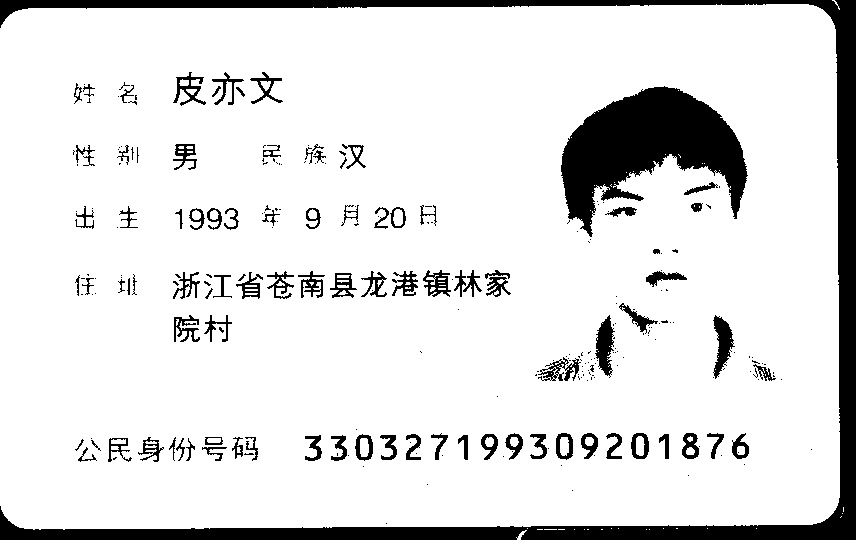
#> input picture five/temp/temp.jpg, 856 x 540 px
$ python -i opencv.py   (imports and definitions only)   (Python 2 division)   (older library calls are emulated)
#> lines starting #> are read from the running program, lines starting #| are printed output that depends on the picture; after the words box and inside, x2 and y2 are one past the last pixel; in counts of white or black regions, pixels touching at a corner belong together
#!/usr/bin/env python
# -*- coding:utf-8 -*-

# 依赖包
import heapq
import cv2
import os
import numpy as np
import sys
import json

# 图片处理程序
def imageProcessing(path):
#> called with path = 'temp/temp.jpg'
    try:
        """
            函数cv2.imread(path,model)来读取图像。图像应该在工作目录中，或者应该给出完整的图像路径。
                第一个参数为路径。
                第二个参数是一个指定图像应该被读取的方式的标志。
                cv2.IMREAD_COLOR：加载彩色图像。任何图像的透明度都将被忽略。它是默认的标志。
                cv2.IMREAD_GRAYSCALE：以灰度模式加载图像
                cv2.IMREAD_UNCHANGED：加载图像，包括alpha通道
                或者是直接传递 1，0，-1
            函数cvtColor(img，model)获得原图像的副本。
                第一个参数图像为图片
                第二个参数与imread相似
            可以用 图像.shape 用来获取图片长度，宽度，图像颜色通道
                返回值为长度，宽度，颜色通道
                灰度图片只有长度，宽度
            """
        # 读取图片
        img = cv2.imread(path)
#> img is the input picture: shape (540, 856, 3); min 0, max 255, mean 224.1
        gray = cv2.cvtColor(img, cv2.COLOR_BGR2GRAY)

        # 获取长度宽度
        height, width = img.shape[:2]
#> height = 540; width = 856
        dstWidth = width
#> dstWidth = 856
        dstHeight = height
#> dstHeight = 540
        # print "height:", height, "width:", width, "dstHeight:", dstHeight, "dstWidth:", dstWidth

        """
            函数cv2.resize()用来改变图像的大小。
                第一个参数：传入图像
                第二个参数：图像大小
                图像的大小可以手动指定，也可以使用缩放比例。
                cv2.resize()支持多种插值算法，默认使用的是cv2.INTER_LINEAR（不管放大和缩小）。
                缩小最适合使用：cv2.INTER_AREA，放大最适合使用：cv2.INTER_CUBIC (慢) 或 cv2.INTER_LINEAR。
        """
        # 测试用 比例缩小 方便调试
        img = cv2.resize(img, (dstWidth, dstHeight))
        gray = cv2.resize(gray, (dstWidth, dstHeight))

        """
            函数cv2.namedWindow() 通过指定的名字，创建一个可以作为图像和进度条的容器窗口。
                如果具有相同名称的窗口已经存在，则函数不做任何事情。默认值WINDOW_AUTOSIZE
                第一个参数 string 型的 name，即填被用作窗口的标识符的窗口名称。
                第二个参数，窗口的标识，可以填如下的值：
                WINDOW_NORMAL设置了这个值，用户便可以改变窗口的大小（没有限制）
                WINDOW_AUTOSIZE如果设置了这个值，窗口大小会自动调整以适应所显示的图像，并且不能手动改变窗口大小。
                WINDOW_OPENGL 如果设置了这个值的话，窗口创建的时候便会支持OpenGL。
            函数cv2.imshow() 在指定的窗口中显示一幅图像。
                第一个参数，string 类型的winname，填需要显示的窗口标识名称。
                第二个参数，填需要显示的图像。
            函数cv2.waitKey() 是一个键盘绑定函数。它的时间尺度是毫秒级。
                函数等待特定的几毫秒，看是否有键盘输入。
                特定的几毫秒之内，如果按下任意键，这个函数会返回按键的ASCII 码值，程序将会继续运行。
                如果没有键盘输入，返回值为-1，如果我们设置这个函数的参数为0，那它将会无限期的等待键盘输入。
                它也可以被用来检测特定键是否被按下，例如按键 a 是否被按下
        """
        # [8 lines of commented-out code are left out]

        """
            函数cv2.GaussianBlur()高斯滤波
                高斯模糊本质上是低通滤波器，输出图像的每个像素点是原图像上对应像素点与周围像素点的加权和
                第一个参数为输入图像。
                第二个参数为高斯矩阵的长与宽，值为正的且为奇数
                第三个参数标准差取 0 时OpenCV会根据高斯矩阵的尺寸自己计算。
                    概括地讲，高斯矩阵的尺寸越大，标准差越大，处理过的图像模糊程度越大
            函数cv2.threshold() 对图像二值化，如果像素值大于阈值，则分配一个值（可能是白色），否则分配另一个值（可能是黑色）。
                返回值，第一个为阈值，第二个为处理后图像
                第一个参数 待处理图像，只能是灰度图像
                第二个参数 对像素值进行分类的阈值 不为零时直接返回
                第三个参数 如果像素值大于（有时小于）阈值则给出的值，即在二元阈值THRESH_BINARY和逆二元阈值THRESH_BINARY_INV中使用的最大值
                第四个参数 使用的阈值类型
                    cv2.THRESH_BINARY
                    cv2.THRESH_BINARY_INV
                    算法查找阈值，Otsu’s算法就可以自己找到一个认为最好的阈值。
                    并且Otsu’s非常适合于图像灰度直方图具有双峰的情况，他会在双峰之间找到一个值作为阈值。
                    此时本参数得加上“+cv2.THRESH_OTSU”
                    因为Otsu’s算法会产生一个阈值，并且直接返回，第二个参数也得设置为 0
        """
        # 高斯模糊 qtsu二值
        blur = cv2.GaussianBlur(gray, (11, 11), 0)
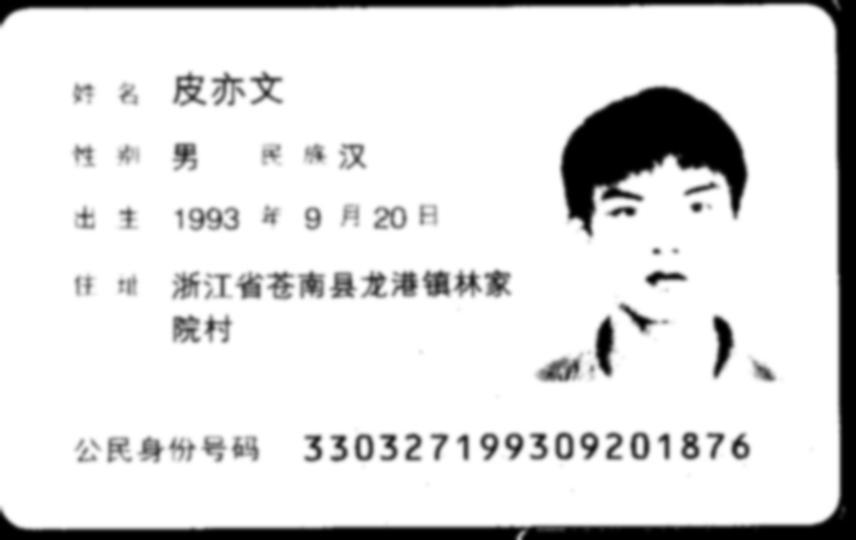
#> blur: shape (540, 856); min 0, max 255, mean 224.1
        retval, binarized = cv2.threshold(blur, 0, 255, cv2.THRESH_BINARY + cv2.THRESH_OTSU)
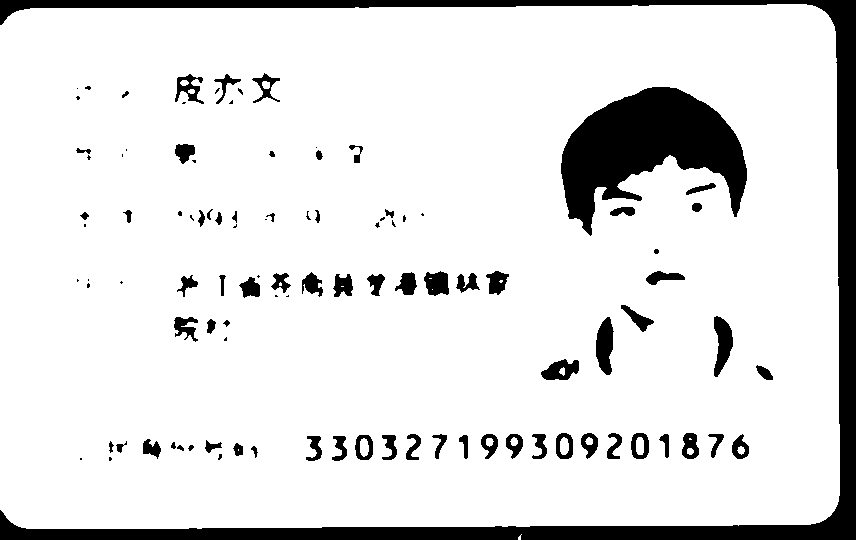
#> binarized: shape (540, 856); 88.3% white; 105 black regions (34 under 20 px), largest, box (x1, y1, x2, y2) and area: (0, 0, 856, 540) 26854, (561, 87, 747, 236) 14367, (596, 317, 614, 375) 739
#> retval = 142

        # [7 lines of commented-out code are left out]

        """
           函数cv2.getStructuringElement() 用于定义一个结构元素
               第一个参数
                    定义椭圆（MORPH_ELLIPSE）结构元素
                    十字形结构（MORPH_CROSS）结构元素
                    定义矩形（MORPH_RECT）结构元素
               第二个参数 定义规格
           函数cv2.dilate() 对象面积增加。可用于连接物体的断裂部分
               第一个参数 要处理的图片
               第二个参数 内核
        """
        # 膨胀图片 方便裁剪
        kernel = cv2.getStructuringElement(cv2.MORPH_RECT, (5, 5))
        dilated = cv2.dilate(binarized, kernel)
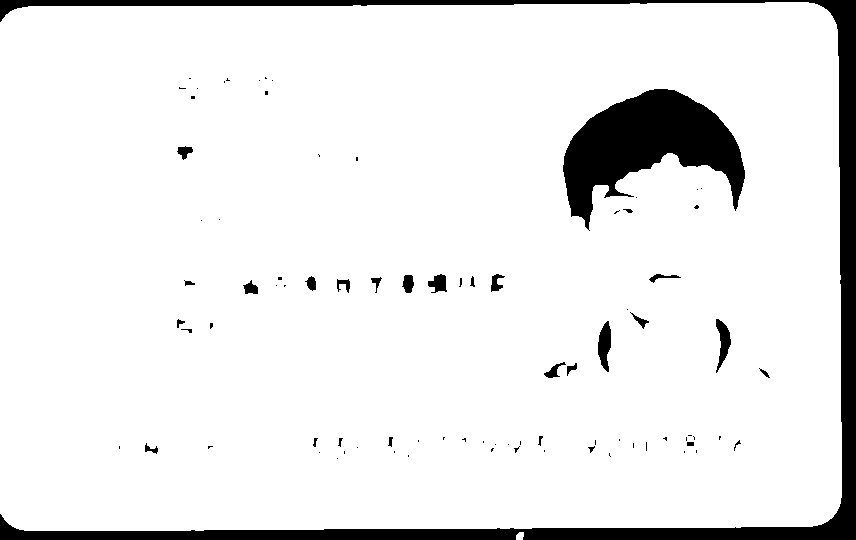
#> dilated: shape (540, 856); 91.8% white; 85 black regions (55 under 20 px)

        # 显示图片 测试用
        # cv2.namedWindow("dilated", cv2.WINDOW_NORMAL)
        # cv2.imshow("dilated", dilated)
        # cv2.waitKey(0)

        """
            函数cv2.findContours 查找轮廓
                image 返回值
                    我也不知道干嘛用的
                contours返回值
                    返回一个list，list中每个元素都是图像中的一个轮廓，用numpy中的ndarray表示
                hierarchy返回值
                    返回一个可选的hiararchy结果，这是一个ndarray，其中的元素个数和轮廓个数相同，
                    每个轮廓contours[i]对应4个hierarchy元素hierarchy[i][0] ~hierarchy[i][3]，
                    分别表示后一个轮廓、前一个轮廓、父轮廓、内嵌轮廓的索引编号，如果没有对应项，则该值为负数。
                第一个参数是寻找轮廓的图像；
                第二个参数表示轮廓的检索模式，有四种：
                    cv2.RETR_EXTERNAL表示只检测外轮廓
                    cv2.RETR_LIST检测的轮廓不建立等级关系
                    cv2.RETR_CCOMP建立两个等级的轮廓，上面的一层为外边界，里面的一层为内孔的边界信息。
                        如果内孔内还有一个连通物体，这个物体的边界也在顶层。
                    cv2.RETR_TREE建立一个等级树结构的轮廓。
                第三个参数method为轮廓的近似办法
                    cv2.CHAIN_APPROX_NONE存储所有的轮廓点，相邻的两个点的像素位置差不超过1，即max（abs（x1-x2），abs（y2-y1））==1
                    cv2.CHAIN_APPROX_SIMPLE压缩水平方向，垂直方向，对角线方向的元素，只保留该方向的终点坐标，例如一个矩形轮廓只需4个点来保存轮廓信息
                    cv2.CHAIN_APPROX_TC89_L1，CV_CHAIN_APPROX_TC89_KCOS使用teh-Chinl chain 近似算法
        """
        # 框选图片
        image, contours, hierarchy = cv2.findContours(dilated, cv2.RETR_LIST, cv2.CHAIN_APPROX_SIMPLE)
#> contours = 95 contours, 61 with area under 20; largest, box (x1, y1, x2, y2) and area: (0, 2, 842, 531) 438568, (562, 88, 746, 231) 12890, (597, 320, 612, 373) 495, (715, 318, 732, 374) 454, (427, 273, 448, 294) 268

        """
            函数 cv2.drawContours() 在图像上绘制轮廓。
                第一个参数是指明在哪幅图像上绘制轮廓；
                第二个参数是轮廓本身，在Python中是一个list。
                第三个参数指定绘制轮廓list中的哪条轮廓，如果是-1，则绘制其中的所有轮廓。
                第四个为颜色
                最后一个表明轮廓线的宽度，如果是-1（cv2.FILLED），则为填充模式。
        """
        # 测试用 画框
        # cv2.drawContours(img, contours, -1, (0, 255, 255), 3)

        # 显示图片 测试用
        # cv2.namedWindow("drawContours", cv2.WINDOW_NORMAL)
        # cv2.imshow("drawContours", img)
        # cv2.waitKey(0)

        # 进行筛选
        IDcnts = widthSelect(contours)
#> the loop in widthSelect, `for index, cnt in enumerate(contours):` made 95 passes
#> (x, y, width, height) on passes 1, 4, 5, 7, 8, 9, 10, 11, 12, 13, 15, 17: (516, 532, 8, 8), (407, 454, 3, 4), (608, 452, 3, 5), (683, 450, 3, 4), (393, 450, 3, 4), (343, 450, 3, 5), (695, 449, 3, 5), (543, 449, 3, 4), (490, 447, 5, 6), (513, 446, 7, 8), (587, 445, 9, 9), (207, 445, 7, 5)
#> (cnt, x, y, width, height) on passes 2, 3, 6, 14, 16, 19: ([[336, 458], [337, 457], [338, 458], [337, 459]], 336, 457, 3, 3), ([[609, 456], [610, 455], [611, 456], [610, 457]], 609, 455, 3, 3), ([[318, 452], [319, 451], [320, 452], [319, 453]], 318, 451, 3, 3), ([[356, 447], [357, 446], [358, 447], [357, 448]], 356, 446, 3, 3), ([[518, 446], [519, 445], [520, 446], [519, 447]], 518, 445, 3, 3), ([[507, 444], [508, 443], [509, 444], [508, 445]], 507, 443, 3, 3)
#> after the loop in widthSelect, `for index, cnt in enumerate(contours):`: widths = 95 values, max 842 at index 94, min 3 at index 1, mean 17.53
#> in widthSelect, `IDList = heapq.nlargest(1, widths)`: IDList = [842]
#> the loop in widthSelect, `for index, item in enumerate(IDList):` made 1 pass
#> (item, index2) on pass 1: (842, 94)
#> after the loop in widthSelect, `for index, item in enumerate(IDList):`: IDcnts = 1 contour; box (x1, y1, x2, y2) and area: (0, 2, 842, 531) 438568

        """
            函数cv2.boundingRect() 选择一个与边框平行的矩形包围图像
                不考虑对象的旋转，所以边界的矩形区域不会是最小的
        """
        # 裁剪图像
        for index, IDcnt in enumerate(IDcnts):
            x, y, width, height = cv2.boundingRect(IDcnt)
            # IDimg = img[y: y + height, x: x + width]
            IDimg = img[y - 30: y + height + 30, x - 30: x + width + 30]
#> this loop made 1 pass
#> (x, y, width, height) on pass 1: (0, 2, 842, 529)
#> pass 1, in imageProcessing, `IDimg = img[y - 30: y + height + 30, x - 30: x + width + 30]`:
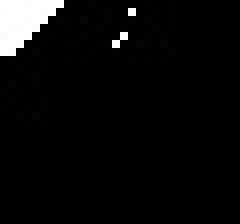
#> IDimg: shape (28, 30, 3) (shown 8 times larger); min 0, max 255, mean 11.7

        if not os.path.exists('temp'):
            os.makedirs('temp')
        tempPath = "temp/prosessing.jpg"
        cv2.imwrite(tempPath, IDimg)

        # 矫正部分
        # 再读取处理后灰度图片
        gray = cv2.cvtColor(IDimg, cv2.COLOR_BGR2GRAY)
#> gray: shape (28, 30)

        # 获取图片长宽 缩放 调试用
        height, width = IDimg.shape[:2]
#> height = 28; width = 30

        if (height < 100 | width < 1000):
            print "图片处理失败"

        dstWidth = width
#> dstWidth = 30
        dstHeight = height
#> dstHeight = 28

        print "IDimgDstHeight:", dstHeight, "IDimgDstHeight:", dstWidth
#| IDimgDstHeight: 28 IDimgDstHeight: 30

        IDimg = cv2.resize(IDimg, (dstWidth, dstHeight))
        gray = cv2.resize(gray, (dstWidth, dstHeight))

        # 测试用 显示图片
        # cv2.namedWindow("gray2", cv2.WINDOW_NORMAL)
        # cv2.imshow("gray2", gray)
        # cv2.waitKey(0)

        """
            函数cv2.Canny()
                返回二值图
                第一个参数：输入是灰度图，就算是彩色图也会处理成灰度图
                第二第三个参数：是两个阈值，上限与下限，如果一个像素的梯度大于上限，则被认为是边缘像素，
                如果低于下限则被抛弃，如果介于两者之间，只有当其与高于上限阈值的像素连接时才会被接受。
        """
        # 高斯模糊 qtsu二值
        blur = cv2.GaussianBlur(gray, (13, 13), 0)
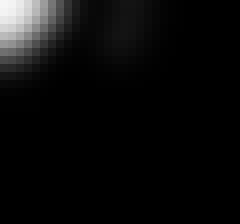
#> blur: shape (28, 30) (shown 8 times larger); min 0, max 246, mean 11.3
        canny = cv2.Canny(blur, 50, 200)
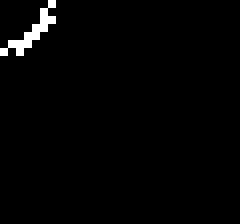
#> canny: shape (28, 30) (shown 8 times larger); 1.5% white in thin lines or dots, all inside (x1, y1, x2, y2) = (0, 0, 7, 7)

        # 测试用 显示图片
        # cv2.namedWindow("canny", cv2.WINDOW_NORMAL)
        # cv2.imshow("canny", canny)
        # cv2.waitKey(0)

        # 框选图片
        image, contours, hierarchy = cv2.findContours(canny, cv2.RETR_EXTERNAL, cv2.CHAIN_APPROX_NONE)
#> contours = 1 contour, all with area under 20

        # 测试用 画框
        # cv2.drawContours(IDimg, contours, -1, (255, 0, 0), 3)

        # 测试用 显示图片
        # cv2.namedWindow("IDimg", cv2.WINDOW_NORMAL)
        # cv2.imshow("IDimg", IDimg)
        # cv2.waitKey(0)

        # 选取图片
        IDcnts = areaSelect(contours)
#> the loop in areaSelect, `for index, cnt in enumerate(contours):` made 1 pass
#> area on pass 1: 4.5
#> after the loop in areaSelect, `for index, cnt in enumerate(contours):`: areas = [4.5]
#> the loop in areaSelect, `for index, item in enumerate(maxArea):` made 1 pass
#> (item, index2) on pass 1: (4.5, 0)
#> after the loop in areaSelect, `for index, item in enumerate(maxArea):`: IDcnts = 1 contour, all with area under 20
#> IDcnts = 1 contour, all with area under 20

        """
            用 cv2.minAreaRect()用一个带旋转的最小的矩形，把找到的形状包起来。
            用 cv2.boxPoints() 找出四个顶点

        """
        # 带角度的图选中最小矩形
        box = None
        for index, IDcnt in enumerate(IDcnts):
            rect = cv2.minAreaRect(IDcnt)
            box = cv2.boxPoints(rect)
            box1 = np.int0(box)
            cv2.drawContours(IDimg, [box1], 0, (100, 100, 100), 2)
#> this loop made 1 pass
#> (rect, box, box1) on pass 1: (((3.5, 3.5), (8.49, 1.41), -45), [[1, 7], [4.77e-07, 6], [6, 0], [7, 1]], [[1, 6], [0, 5], [6, 0], [7, 1]])
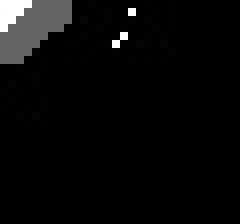
#> IDimg: shape (28, 30, 3) (shown 8 times larger); 5.12% of pixels changed, all inside (x1, y1, x2, y2) = (0, 0, 9, 8)

        # 获取四个点 依次为左下，左上，右上，右下
        first_x = box[0][0]
#> first_x = 1
        first_y = box[0][1]
#> first_y = 7

        second_x = box[1][0]
#> second_x = 4.77e-07
        second_y = box[1][1]
#> second_y = 6

        third_x = box[2][0]
#> third_x = 6
        third_y = box[2][1]
#> third_y = 0

        fourth_x = box[3][0]
#> fourth_x = 7
        fourth_y = box[3][1]
#> fourth_y = 1

        length_1 = np.math.sqrt(pow(first_x - second_x, 2) + pow(first_y - second_y, 2))
#> length_1 = 1.41
        length_2 = np.math.sqrt(pow(second_x - third_x, 2) + pow(second_y - third_y, 2))
#> length_2 = 8.49

        # 调试用 长和宽
        # print "w",length_1
        # print "h",length_2

        if (length_1 < 856.0 or length_2 < 856.0):
            data = {
                "code": -1,
                "error": "图片处理失败"
            }
            # json封装
            errorData = json.dumps(data)
            return errorData

        # [14 lines of commented-out code are left out]

        dstImgWidth = 856 * 3
        dstImgHeigt = 540 * 3

        # 矫正图像
        if (length_1 < length_2):
            pts1 = np.float32([[second_x, second_y], [third_x, third_y], [first_x, first_y], [fourth_x, fourth_y]])
            pts2 = np.float32([[0, 0], [dstImgWidth, 0], [0, dstImgHeigt], [dstImgWidth, dstImgHeigt]])
        if (length_1 > length_2):
            pts1 = np.float32([[third_x, third_y], [fourth_x, fourth_y], [second_x, second_y], [first_x, first_y]])
            pts2 = np.float32([[0, 0], [dstImgWidth, 0], [0, dstImgHeigt], [dstImgWidth, dstImgHeigt]])

        """
            cv2.getPerspectiveTransform(pts1, pts2) 变换矩阵
                pts1,pts2分别为变换前点的位置以及变换后点的位置
            cv2.warpPerspective() 投影变换
                第一个参数 要变换的图像
                第二个参数 变换矩阵
                第三个参数 输出大小
        """
        # 投影变换
        M = cv2.getPerspectiveTransform(pts1, pts2)
        dstProjection = cv2.warpPerspective(IDimg, M, (dstImgWidth, dstImgHeigt))

        # 显示图片 测试用
        # cv2.namedWindow("dst", cv2.WINDOW_NORMAL)
        # cv2.imshow("dst", dstProjection)
        # cv2.waitKey(0)

        """
            cv2.destroyAllWindows() 可以轻易删除任何建立的窗口。
            如果你想删除特定的窗口可以使用cv2.destroyWindow()，在括号内输入你想删除的窗口名。
        """
        # 释放调试图像窗口
        cv2.destroyAllWindows()

        return dstProjection
    except BaseException:
        print "！！！！请处理异常：", sys.exc_info()


def areaSelect(contours):
    # 保存所有轮廓的面积
    areas = []
    for index, cnt in enumerate(contours):
        area = cv2.contourArea(cnt)
        areas.insert(index, area)

    # 寻找面积最大的
    maxArea = heapq.nlargest(1, areas)

    # 找出最长的这个图形的矩形框
    IDcnts = []
    for index, item in enumerate(maxArea):
        index2 = areas.index(item)
        IDcnts.insert(index, contours[index2])
    return IDcnts


def widthSelect(contours):
    # 保存所有框选出的图像宽度
    widths = []
    for index, cnt in enumerate(contours):
        x, y, width, height = cv2.boundingRect(cnt)
        widths.insert(index, width)

    # 寻找最长的一个宽度
    IDList = heapq.nlargest(1, widths)

    # 找出最长的这个图形的矩形框
    IDcnts = []
    for index, item in enumerate(IDList):
        index2 = widths.index(item)
        IDcnts.insert(index, contours[index2])
    return IDcnts

>>> result = imageProcessing('temp/temp.jpg')
